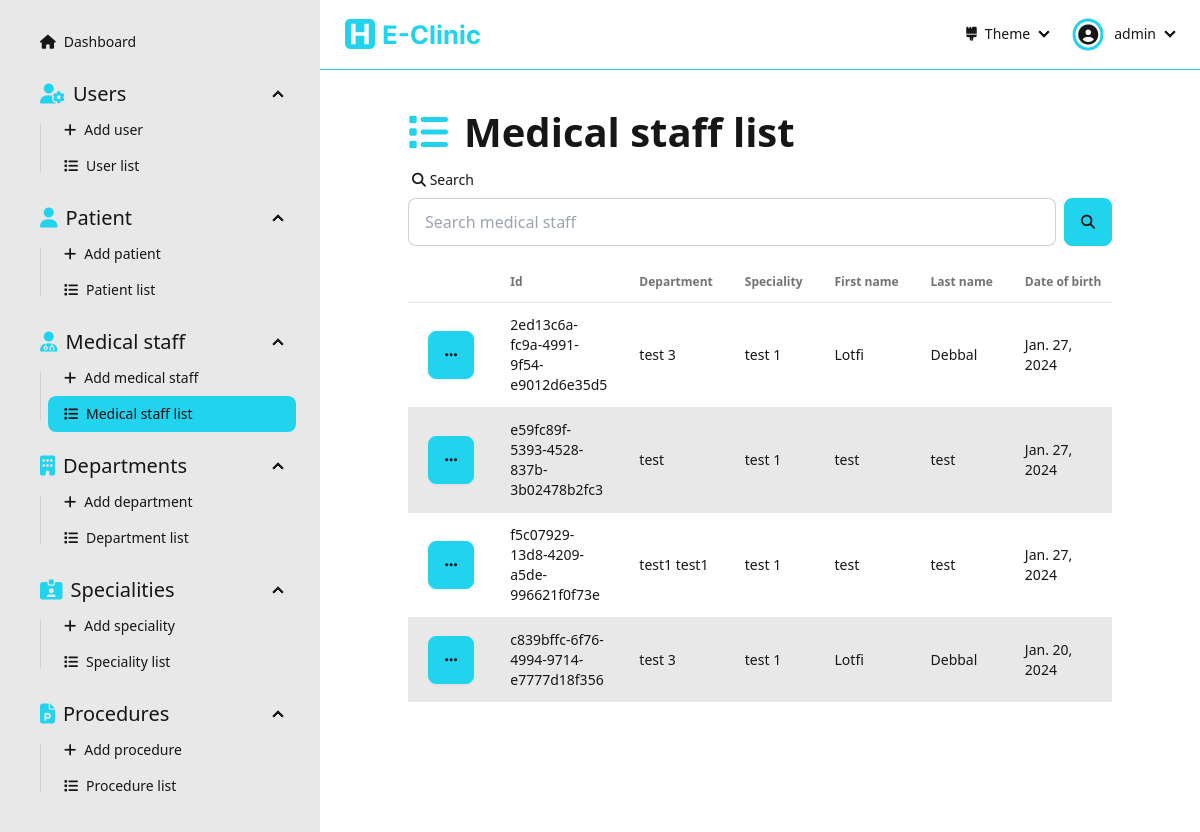
/dashboard/medical-staff/ (signed in), run on the app's committed database.
### Dashboard/models.py (models this page shows, shortened)
class MedicalStaff(models.Model):
  id = models.UUIDField(primary_key=True, default=uuid.uuid4, editable=False)
  department = models.ForeignKey('Department', on_delete=models.CASCADE)
  speciality = models.ForeignKey('Speciality', on_delete=models.CASCADE)
  firstName = models.CharField(max_length=256, null=False)
  lastName = models.CharField(max_length=256, null=False)
  dateOfBirth = models.DateField(null=False)
  adress = models.CharField(max_length=256, null=False)
  phoneNumber = models.CharField(max_length=20, null=False, unique=True, validators=[RegexValidator(r'^(00213|\+213|0)(5|6|7)\d{8}$')])
  email = models.CharField(max_length=254, null=False, unique=True, validators=[EmailValidator()])
  gender = models.CharField(max_length=10, choices=Genders.choices, null=False)
  createdAt = models.DateTimeField(auto_now_add=True)
  updatedAt = models.DateTimeField(auto_now=True)

class Department(models.Model):
  id = models.UUIDField(primary_key=True, default=uuid.uuid4, editable=False)
  name = models.CharField(max_length=256, null=False, unique=True)
  def __str__(self):
     return f"{self.name}"

class Speciality(models.Model):
  id = models.UUIDField(primary_key=True, default=uuid.uuid4, editable=False)
  name = models.CharField(max_length=256, null=False, unique=True)
  def __str__(self):
     return f"{self.name}"

### Dashboard/views/medicalStaff.py (the view)
# urls.py: path('dashboard/medical-staff/', medicalStaff.medicalStaffList, name='medical-staff-list'),
@login_required(login_url='sign-in')
def medicalStaffList(request: HttpRequest):
  form = SearchForm(request.GET)
  medicalStaffArray = []
  if form.is_valid():
    search = form.cleaned_data['search']
    medicalStaffArray = MedicalStaff.objects.filter(
      Q(id__icontains=search) |
      Q(department__name__icontains=search) |
      Q(speciality__name__icontains=search) |
      Q(firstName__icontains=search) |
      Q(lastName__icontains=search) |
      Q(dateOfBirth__icontains=search) |
      Q(adress__icontains=search) |
      Q(phoneNumber__icontains=search) |
      Q(email__icontains=search) |
      Q(gender__icontains=search) |
      Q(updatedAt__icontains=search) |
      Q(createdAt__icontains=search)
    )
  else:
    medicalStaffArray = MedicalStaff.objects.all()
  context = { 'medicalStaffArray': medicalStaffArray, 'form': form }
  return render(request, 'pages/medical-staff/medical-staff-list.html', context=context)

### Dashboard/forms.py
class SearchForm(forms.Form):
  search  = forms.CharField(required=False)

### Dashboard/templates/pages/medical-staff/medical-staff-list.html (shortened to what this page needs)
{% extends "layouts/dashboard.html" %}
{% load static %}
{% load widget_tweaks %}
{% block dashboard_content %}
  <div class="flex flex-1 flex-col items-center pb-[5rem]">
    <div class="flex flex-1 flex-col max-w-[90%] lg:max-w-[80%] justify-start w-full">
      <div class="text-[30pt] font-bold"><i class="fas fa-list text-primary mr-[1rem]"></i>Medical staff list</div>
      <form action="" method="get" class="mb-[1rem]">
        <label class="form-control w-full">
          <div class="label">
            <span class="label-text"><i class="fas fa-search"></i> Search</span>
          </div>
          <div class="flex">
            {% render_field form.search placeholder="Search medical staff" type="text" class+="input input-bordered w-full" %}
            <button class="btn btn-primary ml-[0.5rem]"><i class="fas fa-search"></i></button>
          </div>
        </label>
      </form>
      {% if medicalStaffArray.count > 0 %}
      <div class="overflow-x-auto flex-1 flex items-start">
        <table class="table table-pin-rows table-pin-cols table-zebra">
          <thead>
            <tr>
              <td></td>
              <td>Id</td>
              <td>Department</td>
              <td>Speciality</td>
              <td>First name</td>
              <td>Last name</td>
              <td>Date of birth</td>
            </tr>
          </thead>
          <tbody>
            {% for medicalStaff in medicalStaffArray %}
              <tr>
                <td>
                  <div class="dropdown">
                    <div tabindex="0" role="button" class="btn btn-primary m-1"><i class="fas fa-ellipsis"></i></div>
                  </div>
                </td>
                <td>{{medicalStaff.id}}</td>
                <td>{{medicalStaff.department}}</td>
                <td>{{medicalStaff.speciality}}</td>
                <td>{{medicalStaff.firstName}}</td>
                <td>{{medicalStaff.lastName}}</td>
                <td>{{medicalStaff.dateOfBirth}}</td>
              </tr>
            {% endfor %}
          </tbody>
        </table>
      </div>
      {% else %}
        <div class="flex flex-1 flex-col justify-center items-center h-full w-full">
          <img class="h-[30%]" src="{% static "assets/empty-list.svg" %}" alt="empty-list">
          <div class="text-[20pt]">The list is empty</div>
        </div>
      {% endif %}
    </div>
  </div>
{% endblock dashboard_content %}

### Dashboard/templates/components/navbar-dashboard.html (shortened to what this page needs)
{% load static %}
<div class="navbar bg-base-100 border-b-primary border-b-[1px] mb-[2rem] sticky top-0">
  <div class="flex-1">
    <a class="btn btn-ghost hidden md:flex" href="/dashboard">
      <img class="h-full py-[0.5rem]" src="{% static "assets/e-clinic-logo-name.svg" %}" alt="e-clinic logo">
    </a>
  </div>
  <div class="flex-none">
    <ul class="menu menu-horizontal px-1">
      <li>
        <details>
          <summary>
            <i class="fas fa-brush"></i> Theme
          </summary>
        </details>
      </li>
      <li>
        <details>
          <summary>
            <div class="rounded-full mr-[0.5rem] ring ring-primary ring-offset-base-100 ring-offset-[0.15rem] flex justify-center items-center pt-[0.05rem]">
              <i class="fas fa-user-circle text-[15pt]"></i>
            </div>
            {{user}}
          </summary>
        </details>
      </li>
    </ul>
  </div>
</div>

### data on the page
MedicalStaff: id "2ed13c6a-fc9a-4991-9f54-e9012d6e35d5", department "test 3", speciality "test 1", firstName "Lotfi", lastName "Debbal", dateOfBirth "Jan. 27, 2024"
MedicalStaff: id "e59fc89f-5393-4528-837b-3b02478b2fc3", department "test", speciality "test 1", firstName "test", lastName "test", dateOfBirth "Jan. 27, 2024"
MedicalStaff: id "f5c07929-13d8-4209-a5de-996621f0f73e", department "test1 test1", speciality "test 1", firstName "test", lastName "test", dateOfBirth "Jan. 27, 2024"
MedicalStaff: id "c839bffc-6f76-4994-9714-e7777d18f356", department "test 3", speciality "test 1", firstName "Lotfi", lastName "Debbal", dateOfBirth "Jan. 20, 2024"

### other printed values
{{ user }} "admin"
